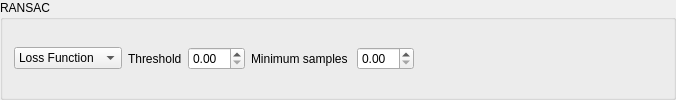
<?xml version="1.0" encoding="UTF-8"?>
<ui version="4.0">
 <class>ransac</class>
 <widget class="QGroupBox" name="ransac">
  <property name="geometry">
   <rect>
    <x>0</x>
    <y>0</y>
    <width>676</width>
    <height>100</height>
   </rect>
  </property>
  <property name="minimumSize">
   <size>
    <width>600</width>
    <height>100</height>
   </size>
  </property>
  <property name="maximumSize">
   <size>
    <width>16777215</width>
    <height>100</height>
   </size>
  </property>
  <property name="windowTitle">
   <string>RANSAC</string>
  </property>
  <property name="title">
   <string>RANSAC</string>
  </property>
  <layout class="QVBoxLayout" name="verticalLayout_2">
   <item>
    <layout class="QVBoxLayout" name="ransac_vlayout">
     <item>
      <layout class="QHBoxLayout" name="ransac_loss_func_hlayout">
       <item>
        <widget class="QComboBox" name="ransac_loss_func">
         <item>
          <property name="text">
           <string>Loss Function</string>
          </property>
         </item>
         <item>
          <property name="text">
           <string>Absolute Error</string>
          </property>
         </item>
         <item>
          <property name="text">
           <string>Squared Error</string>
          </property>
         </item>
        </widget>
       </item>
       <item>
        <widget class="QLabel" name="ransac_threshold_label">
         <property name="text">
          <string>Threshold</string>
         </property>
        </widget>
       </item>
       <item>
        <widget class="QDoubleSpinBox" name="ransac_threshold"/>
       </item>
       <item>
        <widget class="QLabel" name="ransac_min_label">
         <property name="text">
          <string>Minimum samples </string>
         </property>
        </widget>
       </item>
       <item>
        <widget class="QDoubleSpinBox" name="ransac_min"/>
       </item>
       <item>
        <spacer name="ransac_loss_spacer">
         <property name="orientation">
          <enum>Qt::Horizontal</enum>
         </property>
         <property name="sizeHint" stdset="0">
          <size>
           <width>40</width>
           <height>20</height>
          </size>
         </property>
        </spacer>
       </item>
      </layout>
     </item>
    </layout>
   </item>
  </layout>
 </widget>
 <resources/>
 <connections/>
</ui>
